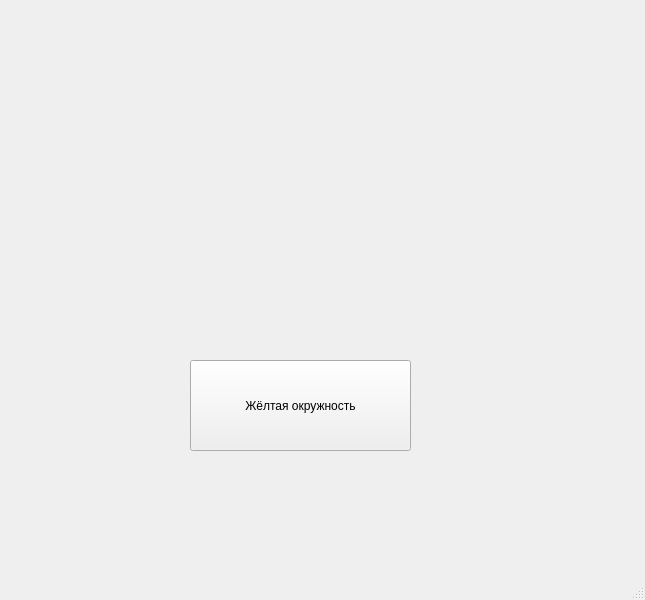
<?xml version="1.0" encoding="UTF-8"?>
<ui version="4.0">
 <class>MainWindow</class>
 <widget class="QMainWindow" name="MainWindow">
  <property name="geometry">
   <rect>
    <x>0</x>
    <y>0</y>
    <width>645</width>
    <height>600</height>
   </rect>
  </property>
  <property name="windowTitle">
   <string>MainWindow</string>
  </property>
  <widget class="QWidget" name="centralwidget">
   <widget class="QPushButton" name="pushButton">
    <property name="geometry">
     <rect>
      <x>190</x>
      <y>360</y>
      <width>221</width>
      <height>91</height>
     </rect>
    </property>
    <property name="text">
     <string>Жёлтая окружность</string>
    </property>
   </widget>
  </widget>
  <widget class="QMenuBar" name="menubar">
   <property name="geometry">
    <rect>
     <x>0</x>
     <y>0</y>
     <width>645</width>
     <height>26</height>
    </rect>
   </property>
  </widget>
  <widget class="QStatusBar" name="statusbar"/>
 </widget>
 <resources/>
 <connections/>
</ui>
